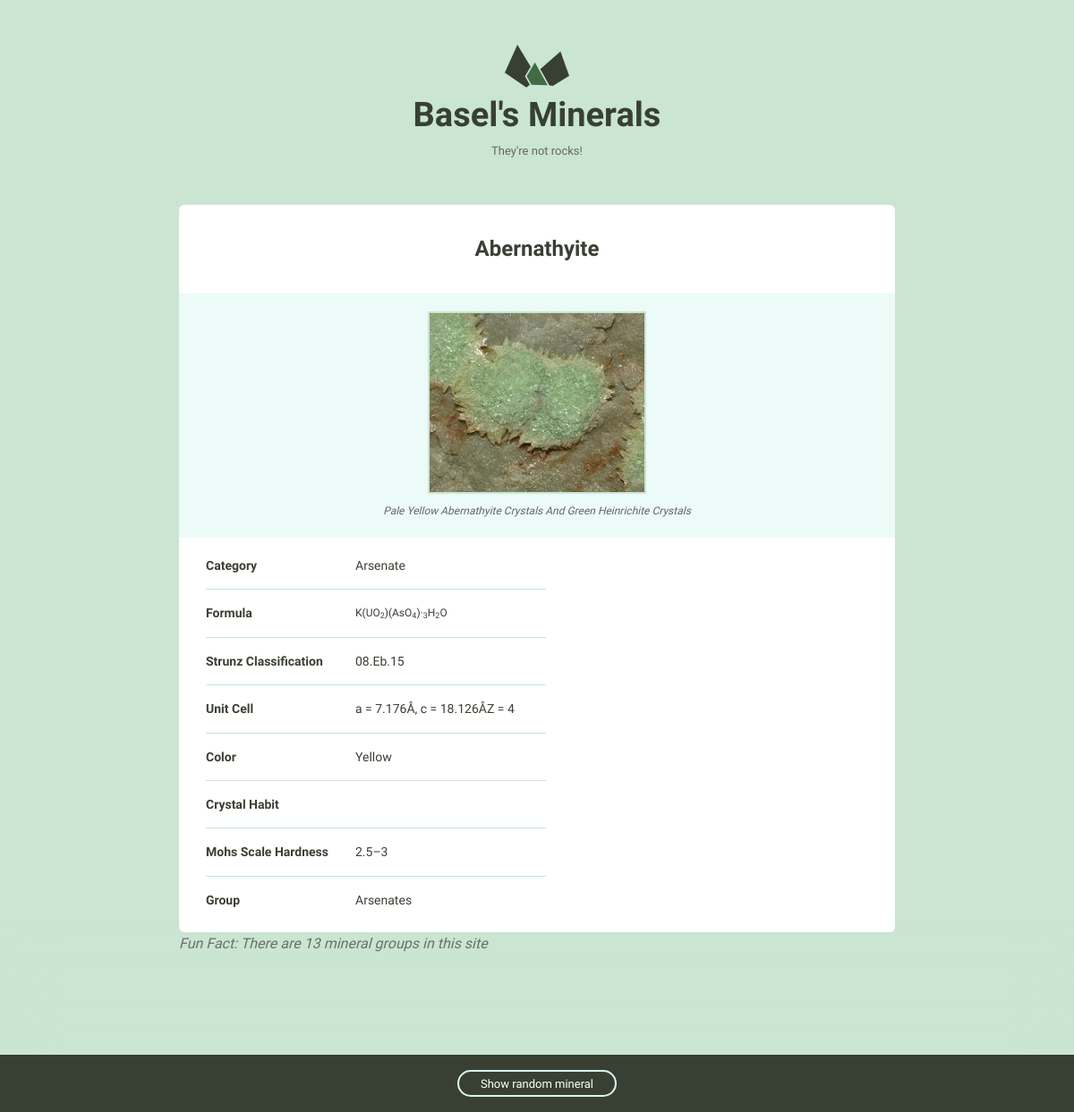
Page /minerals/2/ on the committed database.
### minerals/models.py (models this page shows, shortened)
class Mineral(models.Model):
    name = models.CharField(max_length=100, unique=True)
    image_filename = models.CharField(max_length=255)
    image_caption = models.CharField(max_length=255)
    category = models.CharField(max_length=255)
    formula = models.CharField(max_length=255)
    strunz_classification = models.CharField(max_length=255)
    crystal_system = models.CharField(max_length=255)
    unit_cell = models.CharField(max_length=255)
    color = models.CharField(max_length=255)
    crystal_symmetry = models.CharField(max_length=255)
    cleavage = models.CharField(max_length=255)
    mohs_scale_hardness = models.CharField(max_length=255)
    luster = models.CharField(max_length=255)
    streak = models.CharField(max_length=255)
    diaphaneity = models.CharField(max_length=255)
    optical_properties = models.CharField(max_length=255)
    refractive_index = models.CharField(max_length=755)
    crystal_habit = models.CharField(max_length=255)
    specific_gravity = models.CharField(max_length=255)
    group = models.CharField(max_length=255)
    class Meta:
        ordering = ['name',]

### minerals/views.py (the view)
# urls.py: url(r'(?P<pk>\d+)/$', views.mineral_detail, name='detail'),
def mineral_detail(request, pk):
    mineral = get_object_or_404(Mineral, pk=pk)
    minerals = Mineral.objects.all()
    random_mineral = random.choice(minerals)
    return render(request, 'minerals/mineral_detail.html', {'mineral': mineral, 'random_mineral': random_mineral})

### minerals/templatetags/mineral_extras.py (called while the page is built)
@register.inclusion_tag('minerals/mineral_group_nav.html')
def nav_group_list():
    groups = []
    minerals = Mineral.objects.all()
    for mineral in minerals:
        if mineral.group not in groups:
            groups.append(mineral.group)
    groups_count = len(groups)
    return {'groups_count':groups_count}

### minerals/templates/minerals/mineral_detail.html (shortened to what this page needs)
{% extends 'layout.html' %}
{% load static %}
{% block content %}
    <div class="grid-100 mineral__container">
      <h1 class="mineral__name">{{ mineral.name|title }}</h1>
      <div class="mineral__image-bg">
        <img class="mineral__image" src="{% static 'images' %}/{{ mineral.name }}.jpg" alt="{{ mineral.name|title }}">
        <p class="mineral__caption">{{ mineral.image_caption|title }}</p>
      </div>
<div class="mineral__table-container">
        <table class="mineral__table">
          <tr>
            <td class="mineral__category">Category</td>
            <td>{{ mineral.category|title }}</td>
          </tr>
          <tr>
            <td class="mineral__category">Formula</td>
            <td class="mineral__formula">{{ mineral.formula|safe }}</td>
          </tr>
          <tr>
            <td class="mineral__category">Strunz Classification</td>
            <td>{{ mineral.strunz_classification|title }}</td>
          </tr>
          <tr>
            <td class="mineral__category">Unit Cell</td>
            <td>{{ mineral.unit_cell }}</td>
          </tr>
          <tr>
            <td class="mineral__category">Color</td>
            <td>{{ mineral.color|title }}</td>
          </tr>
          <tr>
            <td class="mineral__category">Crystal Habit</td>
            <td>{{ mineral.crystal_habit|title }}</td>
          </tr>
          <tr>
            <td class="mineral__category">Mohs Scale Hardness</td>
            <td>{{ mineral.mohs_scale_hardness }}</td>
          </tr>
            <tr>
            <td class="mineral__category">Group</td>
            <td>{{ mineral.group|title }}</td>
          </tr>
        </table>
      </div>
    </div>
{% endblock %}
{% block random_mineral %}
    <div class="minerals__random">
    <a class="minerals__anchor" href="{% url 'minerals:detail' pk=random_mineral.pk  %}">Show random mineral</a>
  </div>
{% endblock %}

### assets/css/global.css (style rules this page uses)
html { font-family: sans-serif; -ms-text-size-adjust: 100%; -webkit-text-size-adjust: 100%; }
body { margin: 0; }
a { background-color: transparent; }
h1 { font-size: 2em; margin: 0.67em 0; }
sub { font-size: 75%; line-height: 0; position: relative; vertical-align: baseline; bottom: -0.25em; }
img { border: 0; }
table { border-collapse: collapse; border-spacing: 0; }
td, th { padding: 0; }
html { font-size: 62.5%; }
body { background-color: #CAE5D2; font-size: 1.5em; line-height: 1.6; font-weight: 400; font-family: "Cousine"; color: #666; }
.grid, .grid-5, .grid-10, .grid-15, .grid-20, .grid-25, .grid-30, .grid-33, .grid-35, .grid-40, .grid-45, .grid-50, .grid-55, .grid-60, .grid-65, .grid-66, .grid-70, .grid-75, .grid-80, .grid-90, .grid-95, .grid-100 { float: left; box-sizing: border-box; position: relative; }
.grid-100 { width: 100%; padding: 0 15px; }
h1, h2, h3, h4, h5, h6 { margin-top: 0; margin-bottom: 2rem; font-weight: bold; font-family: "Work Sans", sans-serif; color: #384033; }
h1 { font-size: 3.8rem; }
@media (min-width: 550px) { h1 { font-size: 3.8rem; } }
p { margin-top: 0; font-size: 1.6rem; }
a { color: #689b98; text-decoration: none; -webkit-transition: color 0.2s; -moz-transition: color 0.2s; -ms-transition: color 0.2s; -o-transition: color 0.2s; transition: color 0.2s; }
th, td { padding: 15px; text-align: left; border-bottom: 1px solid #e1e1e1; }
th:first-child, td:first-child { padding-left: 0; }
th:last-child, td:last-child { padding-right: 0; }
table, p, ul { margin-bottom: 2.5rem; }
.minerals__anchor { border: solid 2px #DCF5F2; border-radius: 100px; color: #384033; display: block; font-size: 13px; text-align: center; padding: 8px 0 7px 0; width: 100%; transition: background-color 200ms ease-in-out, font-weight 200ms ease-in-out, color 200ms ease-in-out; }
.minerals__random { background-color: #384033; box-shadow: 0 0 100px 50px #CAE5D2; color: #fff; padding: 20px 0 20px 0; position: fixed; bottom: 0; text-align: center; width: 100%; }
.minerals__random .minerals__anchor { display: inline; color: #fff; padding: 6px 24px 5px 24px; }
.mineral__container { background-color: #fff; border-radius: 6px; list-style: none; padding: 0; text-align: center; }
.mineral__name { display: block; width: 100%; margin: 0; font-size: 24px; padding: 30px 0 30px 0; }
.mineral__image { display: block; margin: 0 auto; border: solid 2px #CAE5D2; }
.mineral__image-bg { background-color: #ecfaf8; padding: 20px 0; }
.mineral__caption { font-size: 12px; font-style: italic; padding: 10px 0 0 0; margin: 0; }
.mineral__table { font-size: 14px; color: #384033; }
.mineral__table td { border-color: #CAE5D2; }
.mineral__table tr:last-of-type td { border-bottom: none; padding-bottom: 0; }
.mineral__table-container { padding: 5px 30px 0; }
.mineral__category { font-weight: bold; width: 40%; }
.mineral__formula { font-size: 12px; }

### rows in the picture
Mineral: name "Abernathyite", name (picture), image_caption "Pale Yellow Abernathyite Crystals And Green Heinrichite Crystals", category "Arsenate", formula "K(UO 2 )(AsO 4 )· 3 H 2 O", strunz_classification "08.Eb.15", unit_cell "a = 7.176Å, c = 18.126ÅZ = 4", color "Yellow", mohs_scale_hardness "2.5–3", group "Arsenates"

### other values in the picture
{{ groups_count }} "13"
